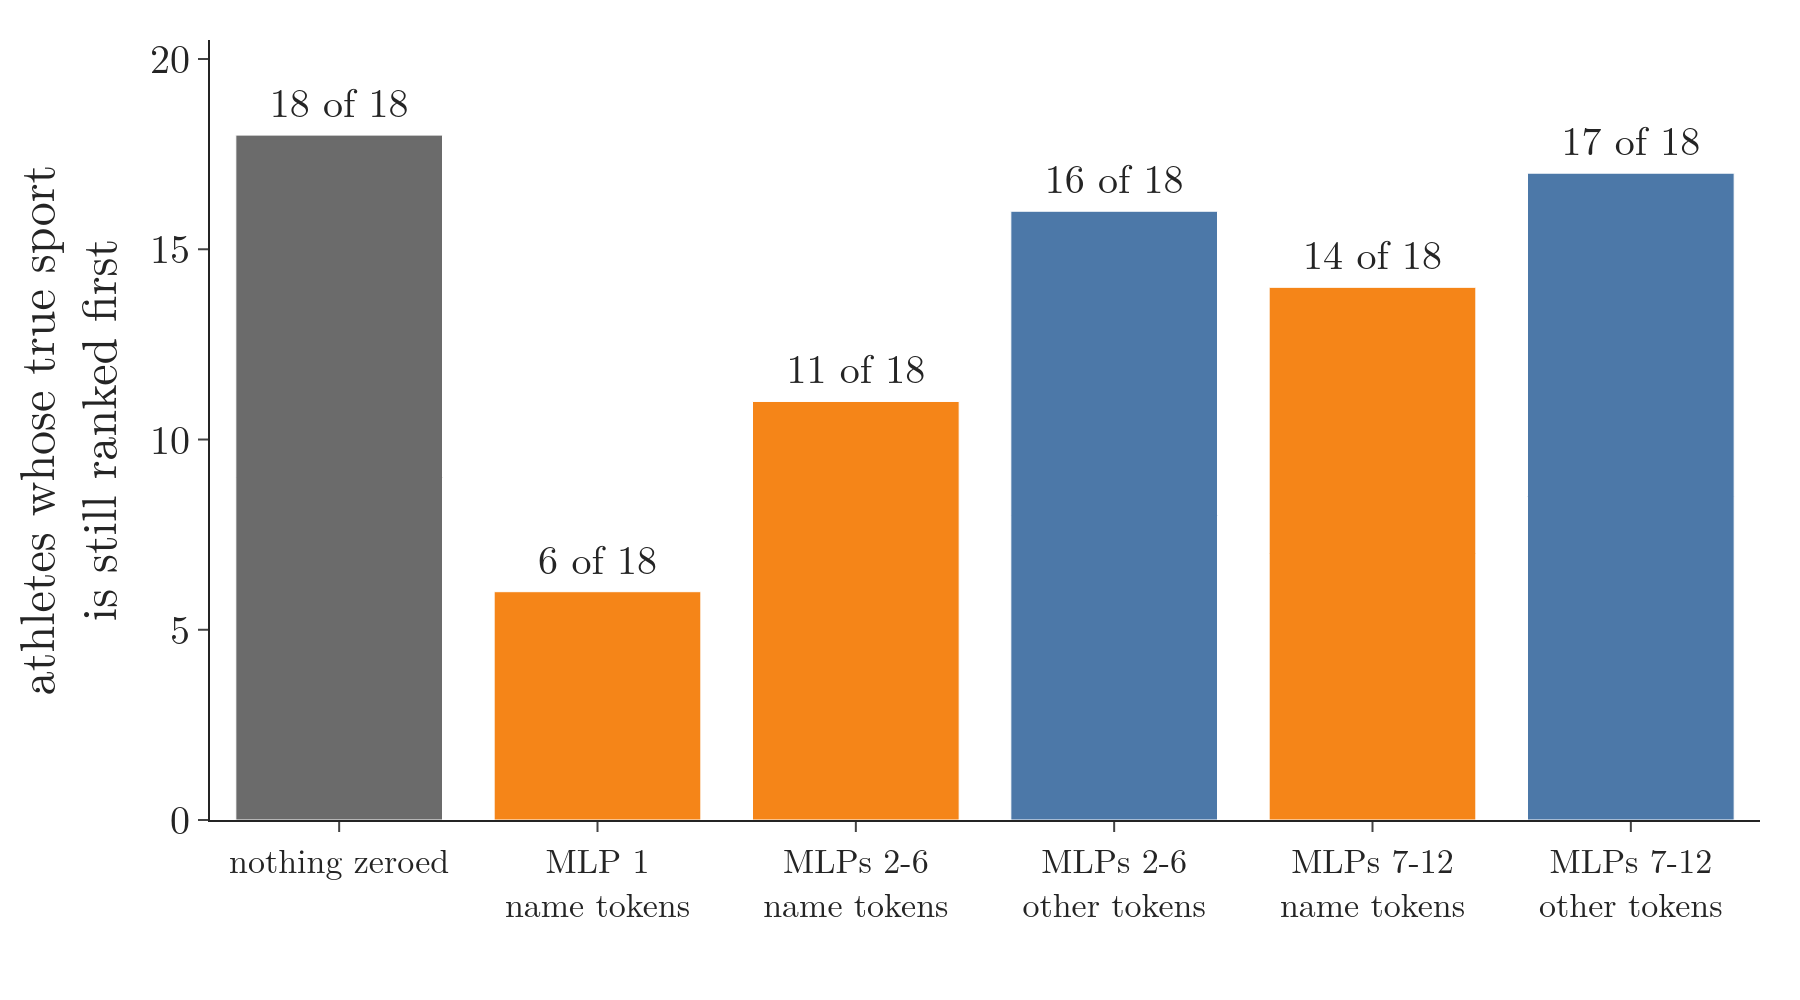

Recreate this plot in Python.
"""Group ablations on GPT-2 small, "<athlete> plays the sport of", for the 18 athletes whose sport it ranks first:
zero the outputs of a group of MLPs at the name tokens or at the other tokens, and count the athletes whose true
sport is still ranked first among 10 sports. Data: data/ablation_summary.csv (Notebook).
Run: python ablation_groups.py -> ablation_groups.png"""
from pathlib import Path

import pandas as pd
import plotly.graph_objects as go

from common import BLUE, GREY, ORANGE, FONT, DATA

HERE = Path(__file__).parent
d = pd.read_csv(DATA / "ablation_summary.csv")
col = [GREY if "nothing" in c else (ORANGE if "name" in c else BLUE) for c in d.condition]
fig = go.Figure(go.Bar(x=d.condition.str.replace(", ", "<br>"), y=d.still_first, marker_color=col,
                       text=[f"{v} of {n}" for v, n in zip(d.still_first, d.athletes)], textposition="outside"))
fig.update_layout(template="simple_white", width=900, height=500, font=FONT, showlegend=False,
                  yaxis=dict(title="athletes whose true sport<br>is still ranked first", range=[0, 20.5]),
                  xaxis=dict(tickfont=dict(size=17)), margin=dict(l=90, r=20, t=20, b=90))
fig.write_image(HERE / "ablation_groups.png", scale=2)
